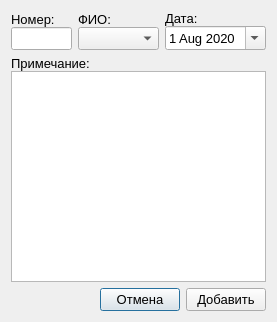
<?xml version="1.0" encoding="UTF-8"?>
<ui version="4.0">
 <class>Dialog</class>
 <widget class="QDialog" name="Dialog">
  <property name="geometry">
   <rect>
    <x>0</x>
    <y>0</y>
    <width>277</width>
    <height>322</height>
   </rect>
  </property>
  <property name="font">
   <font>
    <pointsize>10</pointsize>
   </font>
  </property>
  <property name="windowTitle">
   <string>Dialog</string>
  </property>
  <layout class="QVBoxLayout" name="verticalLayout_5">
   <item>
    <layout class="QHBoxLayout" name="horizontalLayout">
     <item>
      <layout class="QVBoxLayout" name="verticalLayout_2">
       <property name="spacing">
        <number>0</number>
       </property>
       <item>
        <widget class="QLabel" name="label">
         <property name="sizePolicy">
          <sizepolicy hsizetype="Minimum" vsizetype="Preferred">
           <horstretch>0</horstretch>
           <verstretch>0</verstretch>
          </sizepolicy>
         </property>
         <property name="maximumSize">
          <size>
           <width>47</width>
           <height>16777215</height>
          </size>
         </property>
         <property name="text">
          <string>Номер:</string>
         </property>
        </widget>
       </item>
       <item>
        <widget class="QLineEdit" name="edtCode">
         <property name="sizePolicy">
          <sizepolicy hsizetype="Minimum" vsizetype="Fixed">
           <horstretch>0</horstretch>
           <verstretch>0</verstretch>
          </sizepolicy>
         </property>
         <property name="maximumSize">
          <size>
           <width>61</width>
           <height>16777215</height>
          </size>
         </property>
        </widget>
       </item>
      </layout>
     </item>
     <item>
      <layout class="QVBoxLayout" name="verticalLayout">
       <property name="spacing">
        <number>0</number>
       </property>
       <item>
        <widget class="QLabel" name="label_4">
         <property name="text">
          <string>ФИО:</string>
         </property>
        </widget>
       </item>
       <item>
        <widget class="QComboBox" name="cbxPerson">
         <property name="sizePolicy">
          <sizepolicy hsizetype="Expanding" vsizetype="Fixed">
           <horstretch>0</horstretch>
           <verstretch>0</verstretch>
          </sizepolicy>
         </property>
        </widget>
       </item>
      </layout>
     </item>
     <item>
      <layout class="QVBoxLayout" name="verticalLayout_3">
       <property name="spacing">
        <number>0</number>
       </property>
       <item>
        <widget class="QLabel" name="label_3">
         <property name="text">
          <string>Дата:</string>
         </property>
        </widget>
       </item>
       <item>
        <widget class="QDateEdit" name="dateEdit">
         <property name="dateTime">
          <datetime>
           <hour>0</hour>
           <minute>0</minute>
           <second>0</second>
           <year>2020</year>
           <month>8</month>
           <day>1</day>
          </datetime>
         </property>
         <property name="calendarPopup">
          <bool>true</bool>
         </property>
        </widget>
       </item>
      </layout>
     </item>
    </layout>
   </item>
   <item>
    <layout class="QVBoxLayout" name="verticalLayout_4">
     <property name="spacing">
      <number>0</number>
     </property>
     <item>
      <widget class="QLabel" name="label_13">
       <property name="text">
        <string>Примечание:</string>
       </property>
      </widget>
     </item>
     <item>
      <widget class="QTextEdit" name="textEdit"/>
     </item>
    </layout>
   </item>
   <item>
    <layout class="QHBoxLayout" name="horizontalLayout_7">
     <item>
      <spacer name="horizontalSpacer_2">
       <property name="orientation">
        <enum>Qt::Horizontal</enum>
       </property>
       <property name="sizeHint" stdset="0">
        <size>
         <width>40</width>
         <height>20</height>
        </size>
       </property>
      </spacer>
     </item>
     <item>
      <widget class="QPushButton" name="btnCancel">
       <property name="text">
        <string>Отмена</string>
       </property>
      </widget>
     </item>
     <item>
      <widget class="QPushButton" name="btnAdd">
       <property name="text">
        <string>Добавить</string>
       </property>
      </widget>
     </item>
    </layout>
   </item>
  </layout>
 </widget>
 <resources/>
 <connections/>
</ui>
